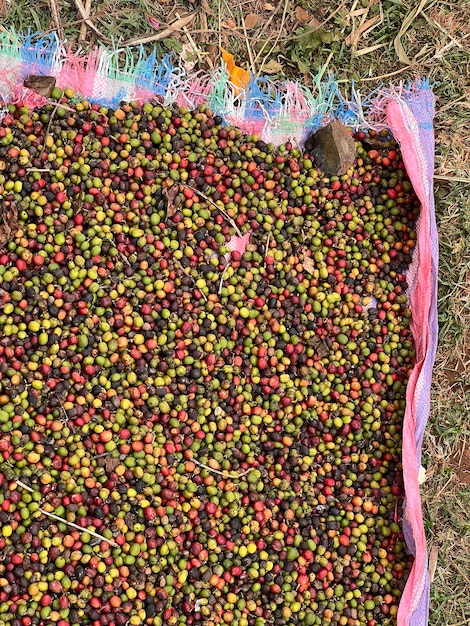
#> input picture backend/000026.jpg, 470 x 626 px
$ python -i train_model.py   (imports and definitions only)
#> lines starting #> are read from the running program, lines starting #| are printed output that depends on the picture
import cv2
import numpy as np
import tensorflow as tf
from tensorflow.keras import layers, models

# Image settings
IMG_SIZE = (224, 224)
BATCH_SIZE = 16

# CLAHE function
def apply_clahe(image):
    lab = cv2.cvtColor(image, cv2.COLOR_RGB2LAB)
#> lab: shape (626, 470, 3); mean of channels 0, 1, 2 116.3, 137.6, 146.8
    l, a, b = cv2.split(lab)
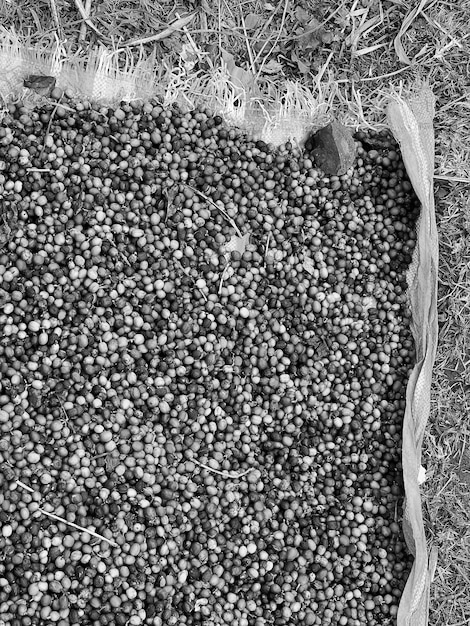
#> l: shape (626, 470); min 0, max 255, mean 116.3
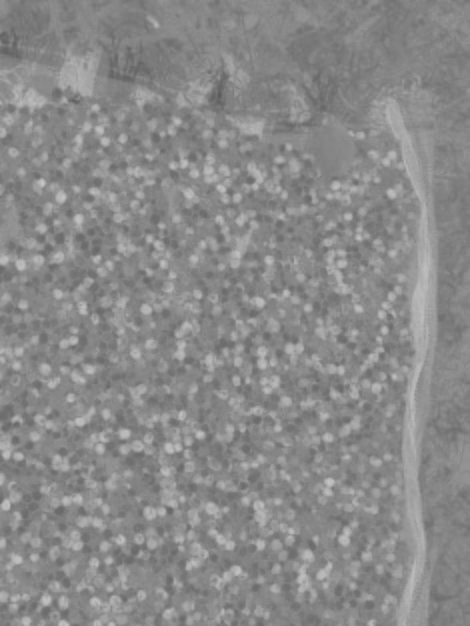
#> a: shape (626, 470); min 90, max 201, mean 137.6
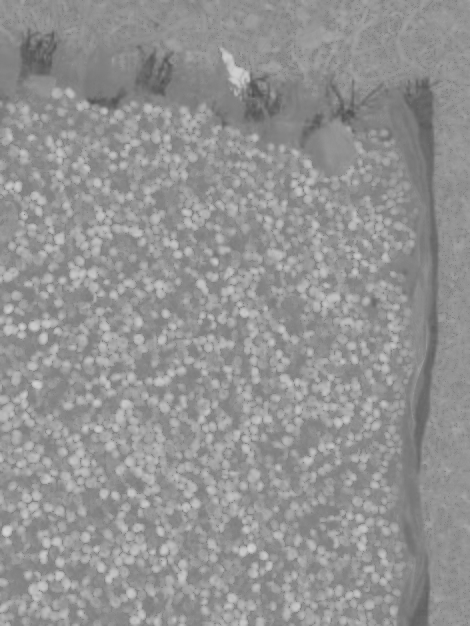
#> b: shape (626, 470); min 80, max 214, mean 146.8

    clahe = cv2.createCLAHE(clipLimit=2.0, tileGridSize=(8,8))
    l_clahe = clahe.apply(l)
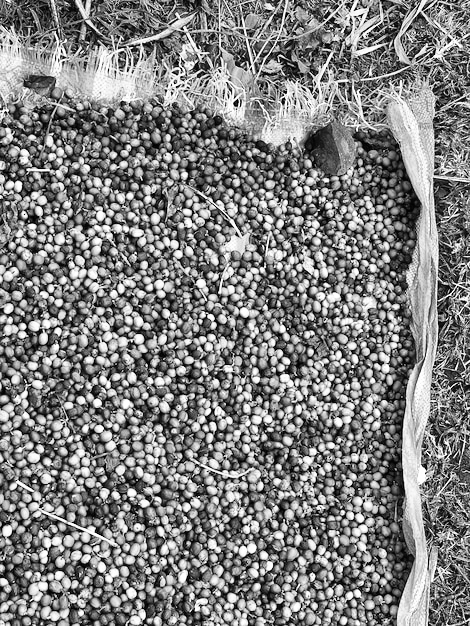
#> l_clahe: shape (626, 470); min 0, max 255, mean 127.9

    lab = cv2.merge((l_clahe, a, b))
#> lab: shape (626, 470, 3); mean of channels 0, 1, 2 127.9, 137.6, 146.8
    return cv2.cvtColor(lab, cv2.COLOR_LAB2RGB)
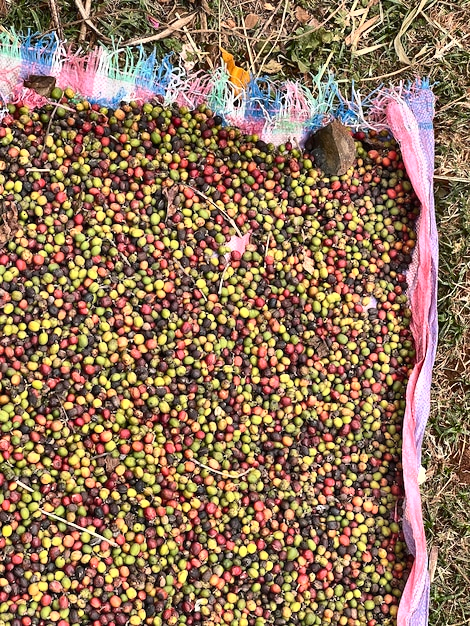
#> returned value: shape (626, 470, 3); mean R, G, B 145.7, 115.6, 90.1


# Apply CLAHE in TensorFlow pipeline
def clahe_tf(images, labels):

    def _clahe_batch(batch):
        batch = batch.numpy().astype(np.uint8)
        processed = np.array([apply_clahe(img) for img in batch])
        return processed.astype(np.float32)

    images = tf.py_function(_clahe_batch, [images], tf.float32)
    images.set_shape((None, 224, 224, 3))

    return images, labels


# Load dataset
# [8 lines that did not run here, left out]

# [8 lines that did not run here, left out]

# [1 line that did not run here, left out]
# [1 line not run here, left out]


# Ignore corrupted images
# [1 line that did not run here, left out]
# [1 line that did not run here, left out]


# Normalize
# [1 line that did not run here, left out]

# Data augmentation
# [5 lines that did not run here, left out]


# Apply CLAHE
# [1 line that did not run here, left out]
# [1 line that did not run here, left out]

# Normalize
# [1 line that did not run here, left out]
# [1 line that did not run here, left out]


# Improve performance
AUTOTUNE = tf.data.AUTOTUNE

# [3 lines that did not run here, left out]

# [1 line that did not run here, left out]
# [1 line that did not run here, left out]


# Simple CNN model (original working one)
# [17 lines that did not run here, left out]


# Compile
# [5 lines not run here, left out]
# [5 lines that did not run here, left out]


# Train
# [6 lines that did not run here, left out]


# Save model
# [3 lines not run here, left out]

>>> import cv2
>>> picture = cv2.cvtColor(cv2.imread('000026.jpg'), cv2.COLOR_BGR2RGB)
>>> result = apply_clahe(picture)
